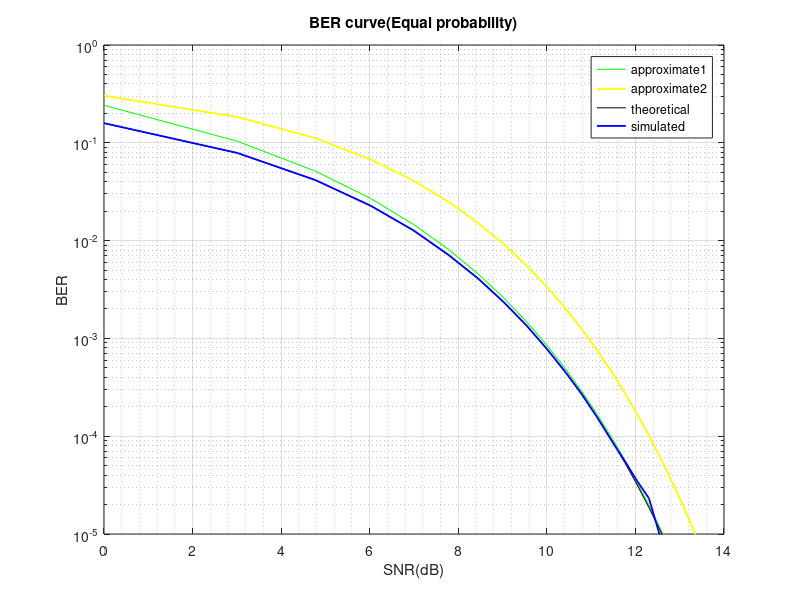

Recreate this plot in MATLAB.
clear
bits_num=10^6;      % The number of bits
input=rand(1,bits_num);     
Eb=10;      % Bit energy = 10W
T=1;        % Bit duration = 1s;
P0=1/2;     % P[m0]=1/2, P[m1]=1-P[m0]=1/2
S0=(2*Eb*T)^(1/2);       % Bit=0
S1=-(2*Eb*T)^(1/2);      % Bit=1
in_bits(input<P0)=S0;    % Bits sequence ( Transmitted signal )
in_bits(input>=P0)=S1;   
SNR=1:25;           
noise_pow=2*Eb*T./SNR;      % SNR = 2*Eb*T / noise power
ML_threshold=(S0+S1)/2;     % Decision threshold (ML)

BER=[];
for j=1:size(noise_pow,2)  
    error=0;
    for k=1:10
        w=(noise_pow(j))^(1/2)*randn(1,bits_num);    % w's pdf
        r=in_bits+w;        % r:Received signal
        out_bits(r>ML_threshold)=1;     % r>threshold, output bits=0
        out_bits(r<=ML_threshold)=-1;   % r<threshold, output bits=1
        error=error+size(out_bits(out_bits*(2*Eb*T)^(1/2)~=in_bits),2);
    end
    BER(j)=error/(bits_num*10);
end
    

theoretical_BER=qfunc(SNR.^(1/2));  % Theoretical BER
approx_BER1=exp(-(SNR)/2)./(sqrt(2*pi*SNR));    %approximate BER1
approx_BER2=(1/2)*exp(-(SNR)/2);                %approximate BER2
semilogy(10*log10(SNR),approx_BER1,'g',10*log10(SNR),approx_BER2,'y','LineWidth',1.3);
hold on
semilogy(10*log10(SNR),theoretical_BER,'k',10*log10(SNR),BER,'b','LineWidth',1.3);
hold off
legend('approximate1','approximate2','theoretical','simulated');
title('BER curve(Equal probability)');
xlabel('SNR(dB)');ylabel('BER');
ylim([10^-5 1]);
grid minor
grid on
